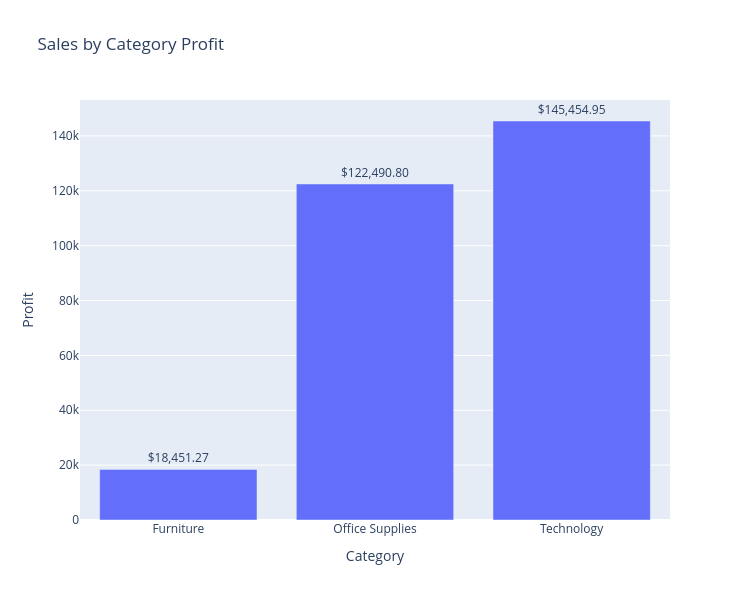

This figure's notebook cell:
### Markdown cell above
PROFIT BY CATEGORY

### Code cell
sales_by_category_profit= Data.groupby('Category')['Profit'].sum().reset_index()
# 2. Create a formatted label column for the values (e.g., "$1,234.56")
sales_by_category_profit['Profit_Label'] = sales_by_category_profit['Profit'].apply(lambda x: f"${x:,.2f}")
fig = px.bar(sales_by_category_profit, x='Category', y='Profit', title='Sales by Category Profit',text='Profit_Label')
# 4. Increase height & width and update text position
fig.update_layout(
    height=600,  # Adjust height (in pixels)
    width=750   # Adjust width (in pixels)
)
# Position the text on top of the bars
fig.update_traces(textposition='outside')
fig.show()

### Figure 1 — Plotly figure (JSON) as saved in the notebook; plotly's stock layout.template omitted (floating-point values rounded to 4 significant figures)
{"data": [{"hovertemplate": "Category=%{x}<br>Profit=%{y}<br>Profit_Label=%{text}<extra></extra>", "legendgroup": "", "marker": {"color": "#636efa", "pattern": {"shape": ""}}, "name": "", "orientation": "v", "showlegend": false, "text": ["$18,451.27", "$122,490.80", "$145,454.95"], "textposition": "outside", "x": ["Furniture", "Office Supplies", "Technology"], "xaxis": "x", "y": [18450.0, 122500.0, 145500.0], "yaxis": "y", "type": "bar"}], "layout": {"xaxis": {"anchor": "y", "domain": [0.0, 1.0], "title": {"text": "Category"}}, "yaxis": {"anchor": "x", "domain": [0.0, 1.0], "title": {"text": "Profit"}}, "legend": {"tracegroupgap": 0}, "title": {"text": "Sales by Category Profit"}, "barmode": "relative", "height": 600, "width": 750}}
